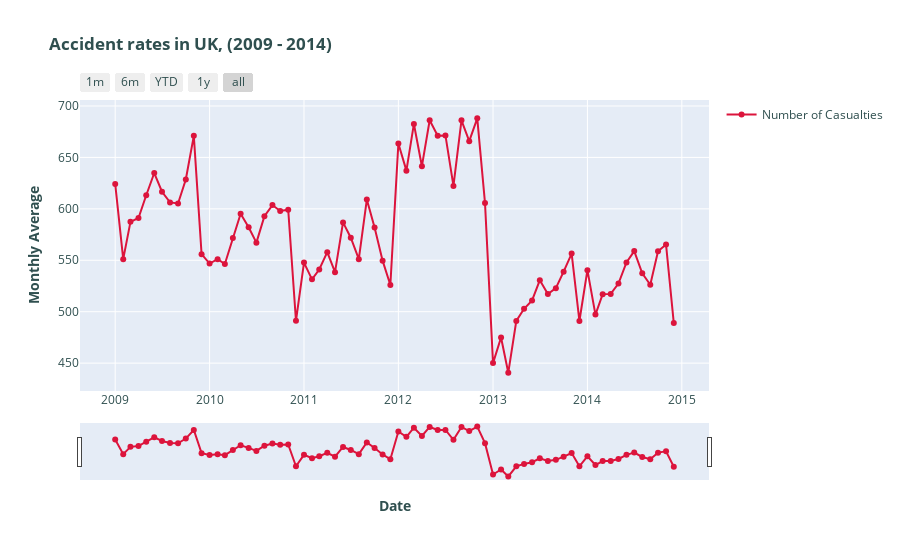

Notebook source saved alongside this figure:
### Code cell
plot_accident_rate(uk_agg_2009, '2009 - 2014')
